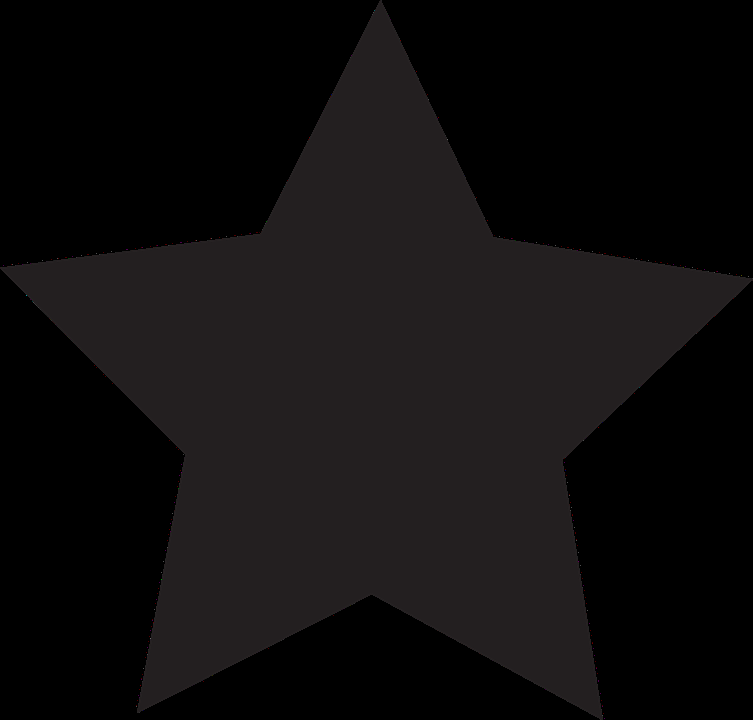
#> input picture _4.python/__code/資訊社會必修的12堂Python通識課/star.png, 753 x 720 px, found by its file name
$ python hull.py
#> lines starting #> are read from the running program, lines starting #| are printed output that depends on the picture; after the words box and inside, x2 and y2 are one past the last pixel; in counts of white or black regions, pixels touching at a corner belong together
import cv2

filename = 'star.png'

print('顯示圖片')
image = cv2.imread(filename)	#讀取本機圖片
#> image is the input picture: shape (720, 753, 3); mean B, G, R 13.7, 13.3, 15

shape = image.shape
#> shape = (720, 753, 3)
h = shape[0]    #高
#> h = 720
w = shape[1]    #寬
#> w = 753
h, w, d = image.shape   #d為dimension d = 3 全彩 d = 1 灰階
#> d = 3
print("寬 = ", w, ", 高 = ", h, ", D = ", d)
#| 寬 =  753 , 高 =  720 , D =  3

gray = cv2.cvtColor(image, cv2.COLOR_BGR2GRAY)

edged = cv2.Canny(gray, 50, 150)
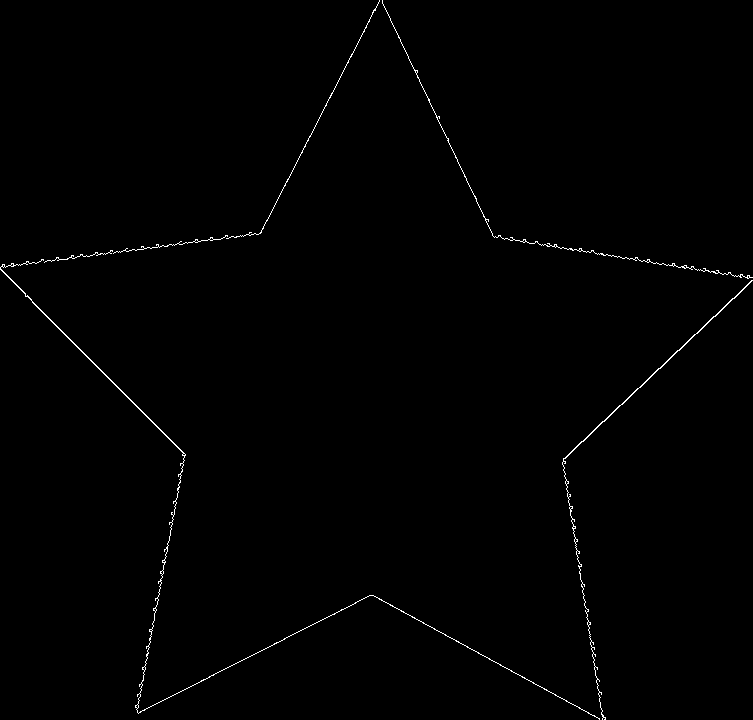
#> edged: shape (720, 753); 0.58% white in thin lines or dots
edged = cv2.dilate(edged, None, iterations = 1)
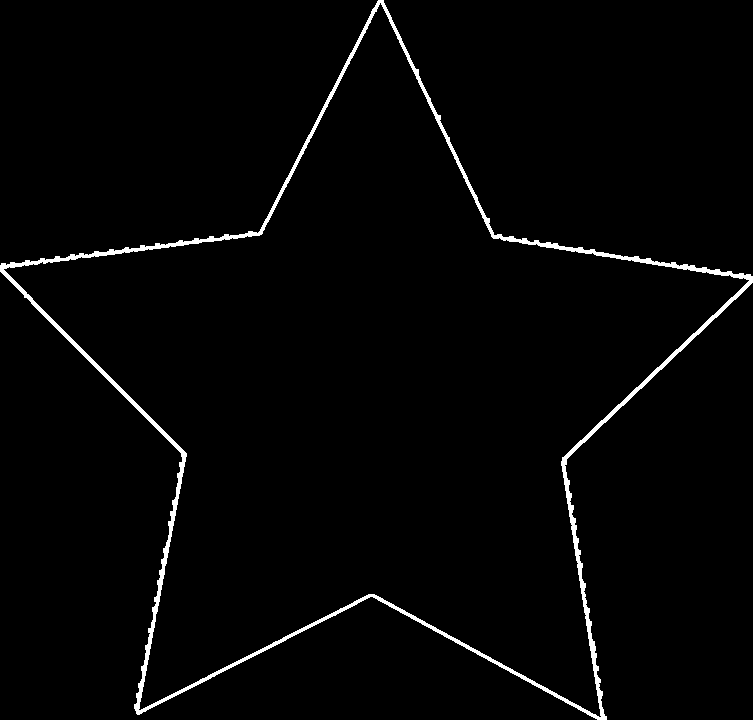
#> edged: shape (720, 753); 2% white; 1 white region
contours, hierarchy = cv2.findContours(
    edged,
    cv2.RETR_EXTERNAL,
    cv2.CHAIN_APPROX_SIMPLE)
#> contours = 1 contour; box (x1, y1, x2, y2) and area: (0, 0, 753, 720) 236540

cnt = contours[0]
#> cnt = contour of 1444 points, box (x1, y1, x2, y2) (0, 0, 753, 720), area 236540
cnt = cv2.approxPolyDP(cnt, 30, True)
#> cnt = contour of 10 points, box (x1, y1, x2, y2) (1, 0, 751, 720), area 234048
hull = cv2.convexHull(cnt, returnPoints = False)
#> hull = [8, 6, 4, 2, 0]
defects = cv2.convexityDefects(cnt, hull)
#> defects = [[8, 0, 9, 30838], [0, 2, 1, 30075], [2, 4, 3, 30848], [4, 6, 5, 30249], [6, 8, 7, 31207]]
print('凸點數量：{}'.format(len(hull)))
#| 凸點數量：5
print('凹點數量：{}'.format(len(defects)))
#| 凹點數量：5

for i in range(defects.shape[0]):
    s, e, f, d = defects[i, 0]
    start = tuple(cnt[s][0])
    end = tuple(cnt[e][0])
    far = tuple(cnt[f][0])
    cv2.line(image, start, end, (0, 255, 0), 2)
    cv2.circle(image, far, 5, (0, 0, 255), -1)
#> this loop made 5 passes
#> (s, e, f, d, start, end, far) on passes 1 to 5: (8, 0, 9, 30838, (383, 0), (1, 263), (257, 233)), (0, 2, 1, 30075, (1, 263), (137, 714), (181, 453)), (2, 4, 3, 30848, (137, 714), (606, 719), (372, 596)), (4, 6, 5, 30249, (606, 719), (750, 274), (564, 465)), (6, 8, 7, 31207, (750, 274), (383, 0), (494, 235))
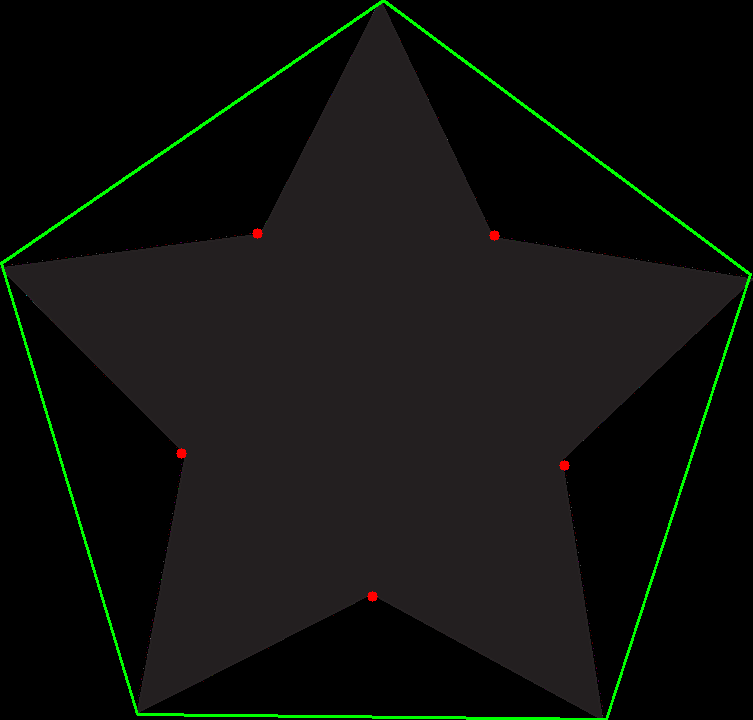
#> image: shape (720, 753, 3); 1.36% of pixels changed, all inside (x1, y1, x2, y2) = (0, 0, 752, 720)

cv2.imshow('image', image) #顯示圖片

print('在此等待任意鍵繼續, 繼續後刪除本視窗')
cv2.waitKey()
cv2.destroyAllWindows()
